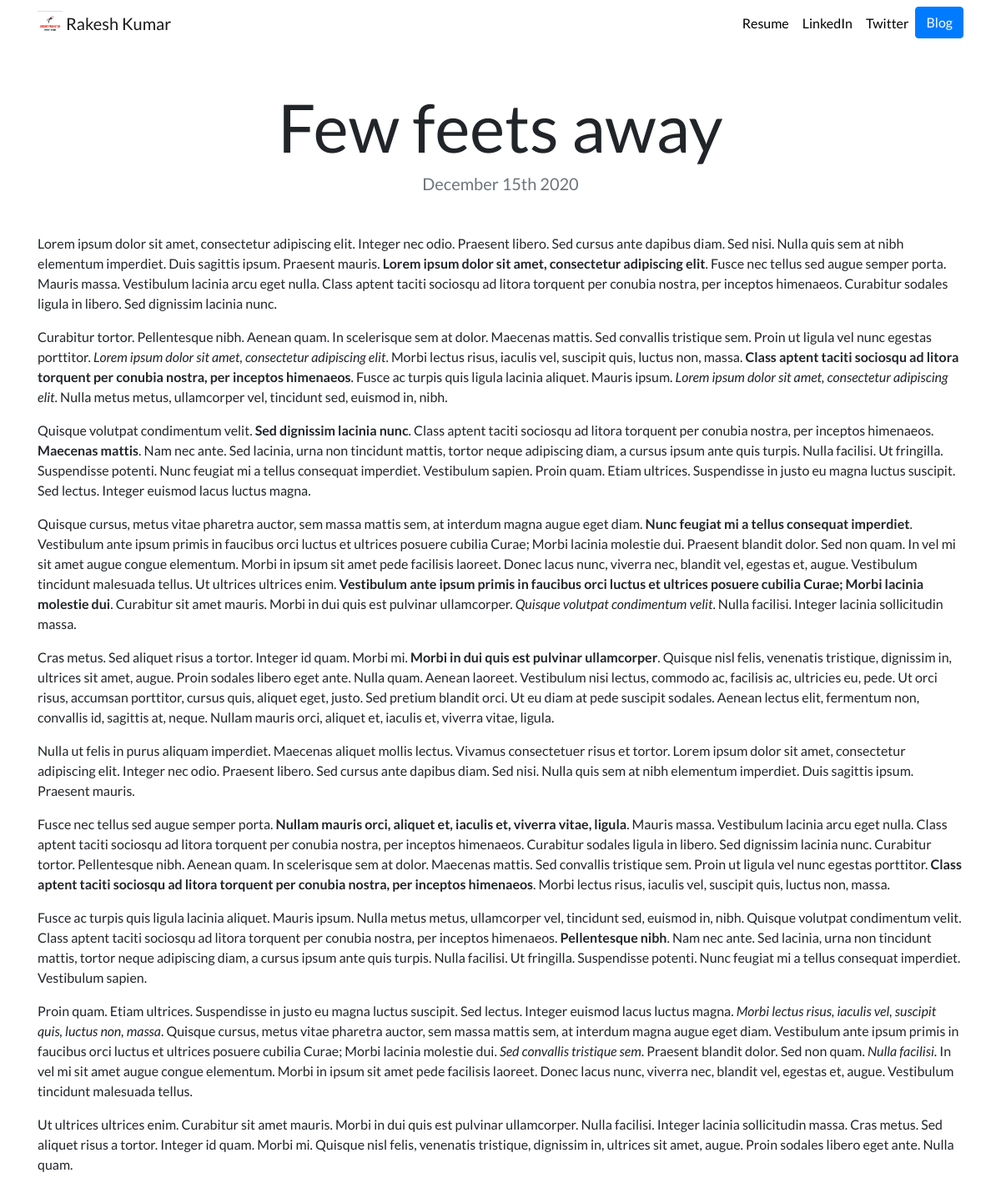
The page /blog/6/ on the database its author committed.
### blog/models.py (models this page shows)
class Blog(models.Model):
    title = models.CharField(max_length=100)
    date = models.DateField()
    description = models.CharField(max_length=10000)

### blog/views.py (the view)
# urls.py: path('<int:blog_id>/',views.detail,name='detail'),
def detail(request, blog_id):
    blog = get_object_or_404(Blog, pk=blog_id)
    return render(request, 'blog/detail.html',{'blog':blog})

### blog/templates/blog/detail.html
{% extends "portfolio/base.html" %}
{% load static %}
{% block content %}
<h1 class="text-center mt-5" id="blogdetailtitle">{{ blog.title }}</h1>
<h5 class="text-center text-muted mb-5">{{ blog.date|date:'F jS Y' }}</h5>
{{ blog.description|safe }}
{% endblock %}

### portfolio/static/portfolio/custom.css (style rules this page uses)
body { font-family: 'Lato', sans-serif; }
@media (min-width: 992px) { #blogdetailtitle { font-size: 5rem; } }

### rows shown on the page
Blog: title "Few feets away", date "December 15th 2020", description "Lorem ipsum dolor sit amet, consectetur adipiscing elit. Integer nec odio. Praesent libero. Sed cursus ante dapibus diam. Sed nisi. Nulla quis sem at nibh elementum imperdiet. Duis sagittis ipsum. Praesent mauris. Lorem ipsum dolor sit amet, consectetur adipiscing elit . Fusce nec tellus sed augue semper porta. Mauris massa. Vestibulum lacinia arcu eget nulla. Class aptent taciti sociosqu ad litora torquent per conubia nostra, per inceptos himenaeos. Curabitur sodales ligula in libero. Sed dignissim lacinia nunc. Curabitur tortor. Pellentesque nibh. Aenean quam. In scelerisque sem at dolor. Maecenas mattis. Sed convallis tristique sem. Proin ut ligula vel nunc egestas porttitor. Lorem ipsum…"
